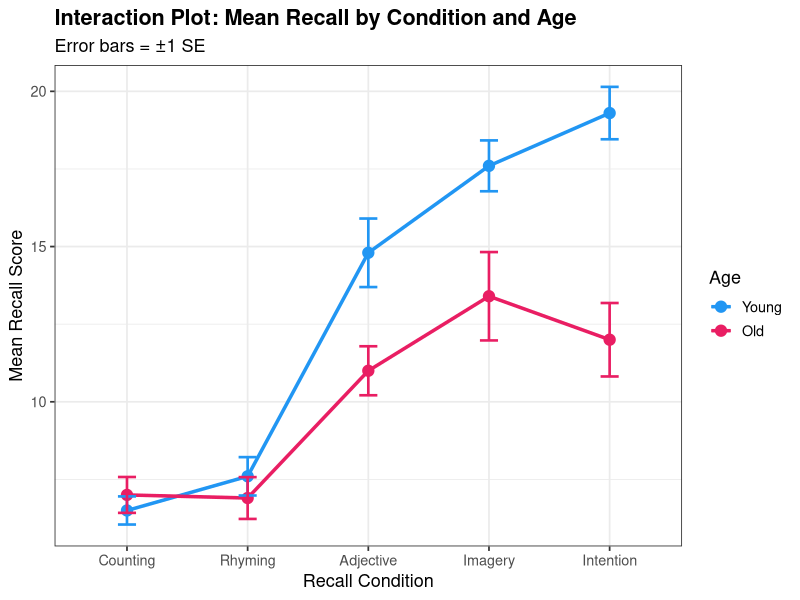
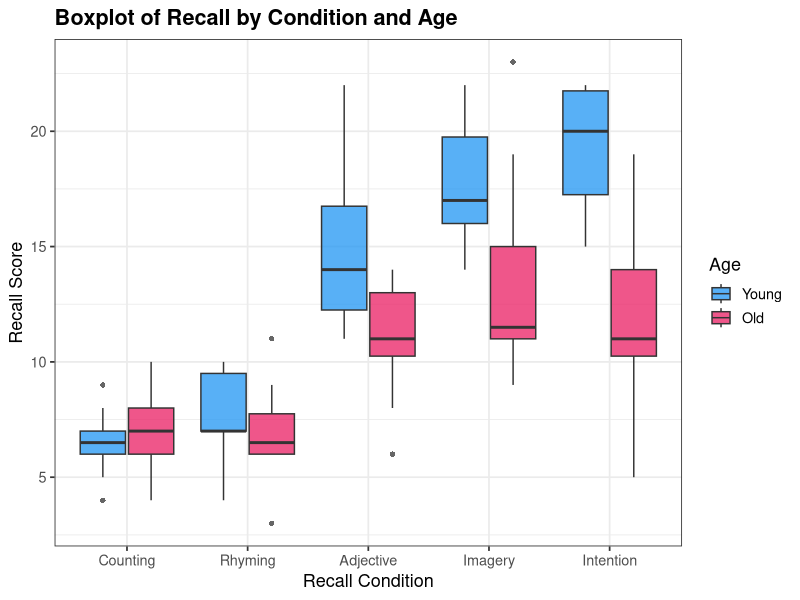
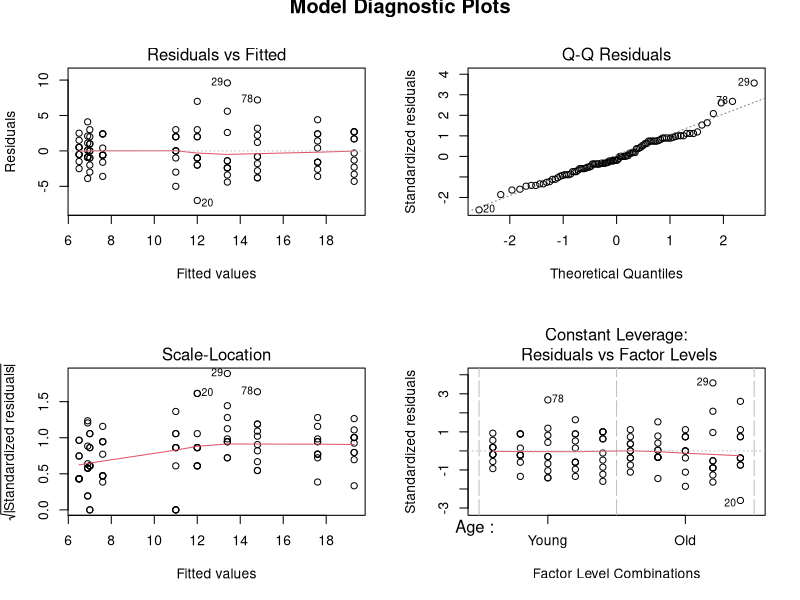
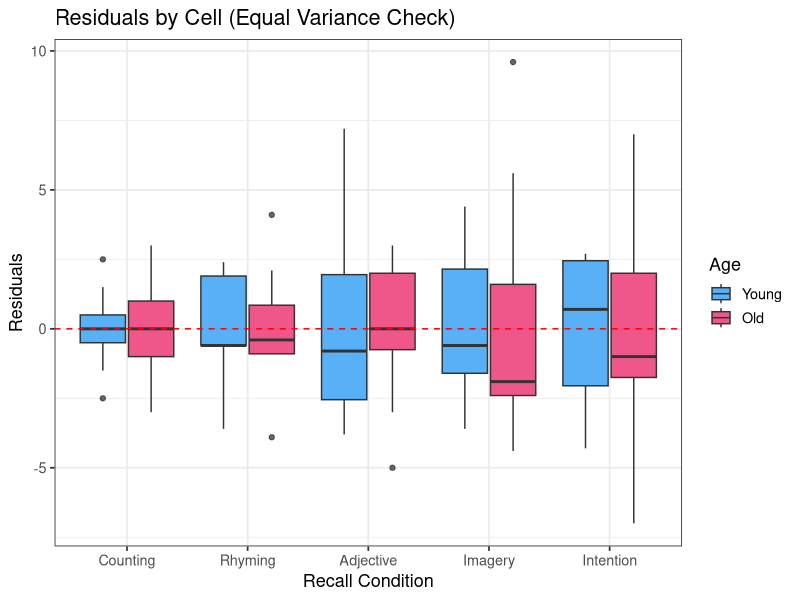
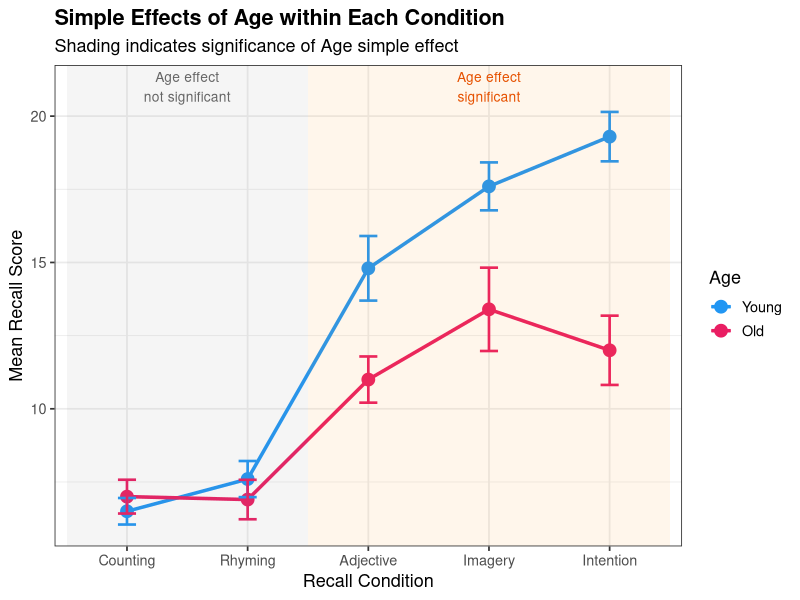

Source code (R) for these figures, in order:
## ---- chunk 1


library(ggplot2)
library(dplyr)

data <- read.csv("HW4Problem1.csv")

# (i)
# Set factor levels explicitly
data$Age <- factor(data$Age, levels = c("Young", "Old"))
data$recall_conditions <- factor(data$recall_conditions,
                                  levels = c("Counting", "Rhyming",
                                             "Adjective", "Imagery", "Intention"))

# Quick check
str(data)
head(data)
table(data$Age, data$recall_conditions)   # should be 10 per cell


# (ii)

# Cell means
cell_means <- data %>%
  group_by(Age, recall_conditions) %>%
  summarise(Mean = mean(y),
            SD   = sd(y),
            n    = n(),
            SE   = sd(y) / sqrt(n()),
            .groups = "drop")

cat(" Cell Means \n")
print(cell_means)

# Marginal means
age_means  <- data %>% group_by(Age) %>%
  summarise(Marginal_Mean = mean(y), .groups = "drop")
cond_means <- data %>% group_by(recall_conditions) %>%
  summarise(Marginal_Mean = mean(y), .groups = "drop")
grand_mean <- mean(data$y)

cat("\n Marginal Means by Age \n");       print(age_means)
cat("\n Marginal Means by Condition \n"); print(cond_means)
cat("\nGrand Mean:", grand_mean, "\n")

# Estimated interaction effects (alpha*beta)_ij
interaction_effects <- cell_means %>%
  left_join(age_means,  by = "Age") %>%
  left_join(cond_means, by = "recall_conditions") %>%
  mutate(interaction_hat = Mean - Marginal_Mean.x - Marginal_Mean.y + grand_mean)

cat("\n Estimated Interaction Effects (alpha*beta)_ij \n")
print(interaction_effects %>% select(Age, recall_conditions, Mean, interaction_hat))


# 
# (iii) Exploratory Plots: Research Question and Interaction
# 

# Interaction plot (means +/- SE)
p_interaction <- ggplot(cell_means,
                        aes(x = recall_conditions, y = Mean,
                            color = Age, group = Age)) +
  geom_line(linewidth = 1.2) +
  geom_point(size = 3.5) +
  geom_errorbar(aes(ymin = Mean - SE, ymax = Mean + SE),
                width = 0.15, linewidth = 0.9) +
  scale_color_manual(values = c("Young" = "#2196F3", "Old" = "#E91E63")) +
  labs(title = "Interaction Plot: Mean Recall by Condition and Age",
       subtitle = "Error bars = ±1 SE",
       x = "Recall Condition", y = "Mean Recall Score") +
  theme_bw(base_size = 13) +
  theme(plot.title = element_text(face = "bold"))

print(p_interaction)

# Side-by-side boxplots
p_boxplot <- ggplot(data, aes(x = recall_conditions, y = y, fill = Age)) +
  geom_boxplot(position = position_dodge(0.8), alpha = 0.75, outlier.shape = 16) +
  scale_fill_manual(values = c("Young" = "#2196F3", "Old" = "#E91E63")) +
  labs(title = "Boxplot of Recall by Condition and Age",
       x = "Recall Condition", y = "Recall Score") +
  theme_bw(base_size = 13) +
  theme(plot.title = element_text(face = "bold"))

print(p_boxplot)


# 
# (iv) Exploratory Plots: Model Assumptions
# 

# Fit the full model first (needed for diagnostics)
model <- aov(y ~ Age * recall_conditions, data = data)

# Base-R diagnostic plots (Residuals vs Fitted, Q-Q, Scale-Location, Cook's D)
par(mfrow = c(2, 2))
plot(model, main = "")
mtext("Model Diagnostic Plots", outer = TRUE, cex = 1.2, font = 2, line = -1)
par(mfrow = c(1, 1))

# Residuals by cell (homogeneity of variance check)
data$residuals <- residuals(model)

p_resid_cell <- ggplot(data, aes(x = recall_conditions, y = residuals, fill = Age)) +
  geom_boxplot(position = position_dodge(0.8), alpha = 0.75) +
  geom_hline(yintercept = 0, linetype = "dashed", color = "red") +
  scale_fill_manual(values = c("Young" = "#2196F3", "Old" = "#E91E63")) +
  labs(title = "Residuals by Cell (Equal Variance Check)",
       x = "Recall Condition", y = "Residuals") +
  theme_bw(base_size = 13)

print(p_resid_cell)


# 
# (v) Test the Interaction and Main Effects
# 

cat("\n Two-Way ANOVA Table \n")
print(summary(model))

# Drop1 gives Type II SS (more appropriate when interaction is present)
cat("\n Type II SS ANOVA (via drop1) \n")
model_lm <- lm(y ~ Age * recall_conditions, data = data)
print(drop1(model_lm, ~., test = "F"))


# 
# (vi) Simple Effects: Interaction in More Detail
# 

# Use pooled error term MS_Residual from full model
MS_res <- summary(model)[[1]]["Residuals", "Mean Sq"]
df_res <- summary(model)[[1]]["Residuals", "Df"]

cat("\nPooled MS_Residual =", round(MS_res, 4),
    "  df_Residual =", df_res, "\n")

# Simple effect of Condition within each Age
cat("\n Simple Effect of Condition within Old \n")
old_data <- data %>% filter(Age == "Old")
model_old <- aov(y ~ recall_conditions, data = old_data)
ss_cond_old <- summary(model_old)[[1]]["recall_conditions", "Sum Sq"]
df_cond     <- summary(model_old)[[1]]["recall_conditions", "Df"]
F_old  <- (ss_cond_old / df_cond) / MS_res
p_old  <- pf(F_old, df_cond, df_res, lower.tail = FALSE)
cat(sprintf("  SS = %.2f, df = %d, MS = %.2f, F(%d,%d) = %.4f, p = %.4f\n",
            ss_cond_old, df_cond, ss_cond_old / df_cond,
            df_cond, df_res, F_old, p_old))

cat("\n Simple Effect of Condition within Young \n")
young_data <- data %>% filter(Age == "Young")
model_young <- aov(y ~ recall_conditions, data = young_data)
ss_cond_young <- summary(model_young)[[1]]["recall_conditions", "Sum Sq"]
F_young <- (ss_cond_young / df_cond) / MS_res
p_young <- pf(F_young, df_cond, df_res, lower.tail = FALSE)
cat(sprintf("  SS = %.2f, df = %d, MS = %.2f, F(%d,%d) = %.4f, p = %.4f\n",
            ss_cond_young, df_cond, ss_cond_young / df_cond,
            df_cond, df_res, F_young, p_young))

# Simple effect of Age within each Condition
cat("\n Simple Effect of Age within each Condition \n")
conditions <- levels(data$recall_conditions)
df_age <- 1  # Age has 2 levels

simple_age_results <- data.frame()
for (cond in conditions) {
  sub <- data %>% filter(recall_conditions == cond)
  ss_age <- summary(aov(y ~ Age, data = sub))[[1]]["Age", "Sum Sq"]
  F_val  <- (ss_age / df_age) / MS_res
  p_val  <- pf(F_val, df_age, df_res, lower.tail = FALSE)
  cat(sprintf("  %-12s: SS = %6.2f, F(%d,%d) = %6.4f, p = %.4f  %s\n",
              cond, ss_age, df_age, df_res, F_val, p_val,
              ifelse(p_val < .001, "***",
                     ifelse(p_val < .01, "**",
                            ifelse(p_val < .05, "*", "ns")))))
  simple_age_results <- rbind(simple_age_results,
                               data.frame(Condition = cond, SS = ss_age,
                                          F = F_val, p = p_val))
}

# Interaction plot coloured by significance of simple Age effect
cell_means2 <- cell_means %>%
  left_join(simple_age_results %>% select(Condition, p),
            by = c("recall_conditions" = "Condition")) %>%
  mutate(sig = ifelse(p < .05, "Significant (p<.05)", "Not Significant"))

p_simple <- ggplot(cell_means,
                   aes(x = recall_conditions, y = Mean,
                       color = Age, group = Age)) +
  geom_line(linewidth = 1.2) +
  geom_point(size = 4) +
  geom_errorbar(aes(ymin = Mean - SE, ymax = Mean + SE),
                width = 0.15, linewidth = 0.9) +
  annotate("rect",
           xmin = 0.5, xmax = 2.5,
           ymin = -Inf, ymax = Inf,
           alpha = 0.08, fill = "grey50") +
  annotate("text", x = 1.5, y = 21,
           label = "Age effect\nnot significant", size = 3.5, color = "grey40") +
  annotate("rect",
           xmin = 2.5, xmax = 5.5,
           ymin = -Inf, ymax = Inf,
           alpha = 0.08, fill = "#FF9800") +
  annotate("text", x = 4, y = 21,
           label = "Age effect\nsignificant", size = 3.5, color = "#E65100") +
  scale_color_manual(values = c("Young" = "#2196F3", "Old" = "#E91E63")) +
  labs(title = "Simple Effects of Age within Each Condition",
       subtitle = "Shading indicates significance of Age simple effect",
       x = "Recall Condition", y = "Mean Recall Score") +
  theme_bw(base_size = 13) +
  theme(plot.title = element_text(face = "bold"))

print(p_simple)
## ---- chunk 2

# 1. Enter the data

# Rows: Parental Use (No = 0, Yes = 1)
# Cols: Marijuana Use (No = 0, Yes = 1)


# Expand the 2x2 table into individual observations
parental  <- c(rep(0, 141), rep(0, 94),   # Parental No
               rep(1,  85), rep(1, 125))  # Parental Yes
marijuana <- c(rep(0, 141), rep(1, 94),   # Marijuana No/Yes | Parental No
               rep(0,  85), rep(1, 125))  # Marijuana No/Yes | Parental Yes

df <- data.frame(
  marijuana = factor(marijuana, levels = c(0, 1), labels = c("No", "Yes")),
  parental  = factor(parental,  levels = c(0, 1), labels = c("No", "Yes"))
)

# Confirm the table matches the problem
cat(" 2x2 Frequency Table \n")
tab <- table(Parental = df$parental, Marijuana = df$marijuana)
print(tab)
cat("Total n =", sum(tab), "\n\n")


# 2. Fit the logistic regression model
model <- glm(marijuana ~ parental, data = df, family = binomial(link = "logit"))

cat(" Logistic Regression Summary \n")
print(summary(model))


# 3. Estimated odds ratio and 95% CI
beta1    <- coef(model)["parentalYes"]
OR_hat   <- exp(beta1)

# Wald-based 95% CI for OR
ci_logit <- confint.default(model)  # uses Wald (normal approx)
ci_OR    <- exp(ci_logit["parentalYes", ])

cat(" Estimated Odds Ratio \n")
cat(sprintf("  beta_1 (log-OR) : %.4f\n", beta1))
cat(sprintf("  OR = exp(beta_1): %.4f\n", OR_hat))
cat(sprintf("  95%% Wald CI for OR: (%.4f, %.4f)\n\n", ci_OR[1], ci_OR[2]))

# Profile-likelihood based CI (generally preferred)
ci_OR_prof <- exp(confint(model)["parentalYes", ])
cat(sprintf("  95%% Profile-Likelihood CI for OR: (%.4f, %.4f)\n\n",
            ci_OR_prof[1], ci_OR_prof[2]))


# 4. Wald Test: H0: beta_1 = 0  <=>  H0: OR = 1
se_beta1 <- summary(model)$coefficients["parentalYes", "Std. Error"]
z_wald   <- beta1 / se_beta1
p_wald   <- 2 * pnorm(abs(z_wald), lower.tail = FALSE)

cat(" Wald Test: H0: beta_1 = 0 (OR = 1) \n")
cat(sprintf("  z  = %.4f\n", z_wald))
cat(sprintf("  p  = %.4f\n\n", p_wald))

# 5. Likelihood Ratio Test (LRT): H0: beta_1 = 0
model_null <- glm(marijuana ~ 1, data = df, family = binomial(link = "logit"))
lrt        <- anova(model_null, model, test = "LRT")

cat(" Likelihood Ratio Test \n")
print(lrt)

G2   <- lrt$Deviance[2]
p_lrt <- lrt$`Pr(>Chi)`[2]
cat(sprintf("  G^2 = %.4f,  df = 1,  p = %.4f\n\n", G2, p_lrt))

# 6. Manual verification using cell counts
n11 <- 141; n12 <- 94   # Parental No: Marijuana No, Yes
n21 <- 85;  n22 <- 125  # Parental Yes: Marijuana No, Yes

OR_manual <- (n11 * n22) / (n12 * n21)
cat("Manual Odds Ratio Check\n")
cat(sprintf("  OR = (n11 * n22) / (n12 * n21) = (%d * %d) / (%d * %d) = %.4f\n\n",
            n11, n22, n12, n21, OR_manual))


## ---- chunk 3


# Expand 2x2 table into individual observations
# Parental Use: 0=No, 1=Yes  |  Marijuana: 0=No, 1=Yes
parental  <- c(rep(0, 141), rep(0, 94), rep(1, 85), rep(1, 125))
marijuana <- c(rep(0, 141), rep(1, 94), rep(0, 85), rep(1, 125))

y <- marijuana
X <- cbind(1, parental)   # design matrix: intercept + parental
n <- length(y)

# Logistic
logistic <- function(eta) 1 / (1 + exp(-eta))

# Newton's Method
newton_logistic <- function(X, y, max_iter = 100, tol = 1e-8) {
  beta <- rep(0, ncol(X))   # initialize at zero
  
  cat("Iteration history:\n")
  cat(sprintf("  iter %2d: beta_0 = %.6f, beta_1 = %.6f\n", 0, beta[1], beta[2]))
  
  for (t in 1:max_iter) {
    p    <- logistic(X %*% beta)          # n x 1 probability vector
    W    <- diag(as.vector(p * (1 - p))) # diagonal weight matrix
    grad <- t(X) %*% (y - p)             # gradient: X^T (y - p)
    H    <- -t(X) %*% W %*% X            # Hessian: -X^T W X
    step <- solve(-H, grad)              # [X^T W X]^{-1} X^T(y-p)
    beta <- beta + step
    
    cat(sprintf("  iter %2d: beta_0 = %.6f, beta_1 = %.6f\n", t, beta[1], beta[2]))
    
    if (max(abs(step)) < tol) {
      cat(sprintf("Converged at iteration %d\n\n", t))
      break
    }
  }
  return(beta)
}

beta_newton <- newton_logistic(X, y)

cat("Newton's Method Result\n")
cat(sprintf("  beta_0 = %.8f\n", beta_newton[1]))
cat(sprintf("  beta_1 = %.8f\n", beta_newton[2]))

# Built-in glm for comparison
df    <- data.frame(marijuana = factor(y), parental = factor(parental))
model <- glm(marijuana ~ parental, data = df, family = binomial(link = "logit"))

cat("\n Built-in glm Result \n")
print(coef(model))

cat("\n Difference \n")
cat(sprintf("  delta beta_0 = %.2e\n", beta_newton[1] - coef(model)[1]))
cat(sprintf("  delta beta_1 = %.2e\n", beta_newton[2] - coef(model)[2]))
